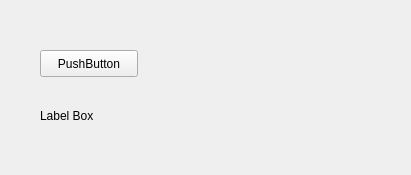
<?xml version="1.0" encoding="UTF-8"?>
<ui version="4.0">
 <class>Form</class>
 <widget class="QWidget" name="Form">
  <property name="geometry">
   <rect>
    <x>0</x>
    <y>0</y>
    <width>411</width>
    <height>175</height>
   </rect>
  </property>
  <property name="windowTitle">
   <string>Form</string>
  </property>
  <widget class="QLabel" name="StatusReturn">
   <property name="geometry">
    <rect>
     <x>40</x>
     <y>100</y>
     <width>231</width>
     <height>31</height>
    </rect>
   </property>
   <property name="text">
    <string>Label Box</string>
   </property>
  </widget>
  <widget class="QPushButton" name="btn_ok">
   <property name="geometry">
    <rect>
     <x>40</x>
     <y>50</y>
     <width>98</width>
     <height>27</height>
    </rect>
   </property>
   <property name="text">
    <string>PushButton</string>
   </property>
  </widget>
 </widget>
 <resources/>
 <connections/>
</ui>
